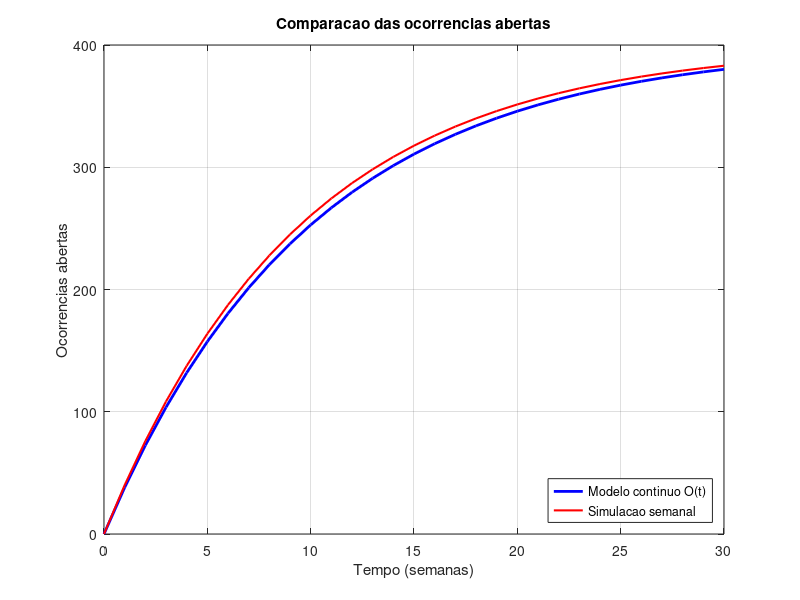

MATLAB code to generate this figure:
% Intervalo de 0 a 30 semanas
semanas = 0:30;

% Vetor para armazenar as ocorrencias
abertas = zeros(1, 31);

% Simulacao semanal
for i = 2:31
    abertas(i) = abertas(i-1) * 0.9 + 40;
end

% Modelo continuo
O = 400 * (1 - exp(-0.1 * semanas));

% Comparacao na semana 30
simulacao = abertas(31);
continuo = 400 * (1 - exp(-0.1 * 30));

% Exibicao dos resultados
fprintf('RESULTADOS DA SEMANA 30\n');
fprintf('Simulacao semanal: %.2f ocorrencias\n', simulacao);
fprintf('Modelo continuo: %.2f ocorrencias\n', continuo);
fprintf('Diferenca: %.2f ocorrencias\n', simulacao - continuo);

% Criacao do grafico
figure;

plot(semanas, O, 'b', 'LineWidth', 2);
hold on;

plot(semanas, abertas, 'r-', 'LineWidth', 1.5);

% Configuracoes do grafico
xlim([0 30]);
title('Comparacao das ocorrencias abertas');
xlabel('Tempo (semanas)');
ylabel('Ocorrencias abertas');
legend('Modelo continuo O(t)', 'Simulacao semanal', 'location', 'southeast');
grid on;
